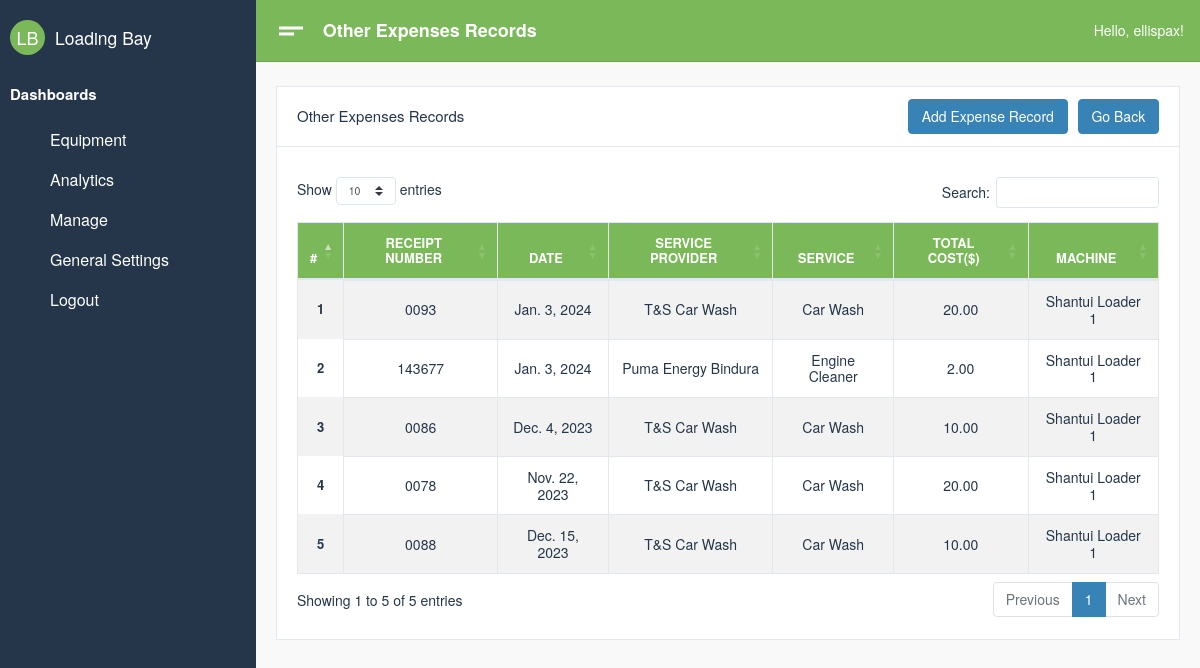
The page /manager/expenses-list (signed in) on the database its author committed.
### system/models.py (models this page shows, shortened)
class OtherExpenses(models.Model):
    machine             = models.ForeignKey(Equipment, on_delete=models.CASCADE, related_name = "ex_machine")
    receiptNumber       = models.CharField(max_length = 100)
    date                = models.DateField()
    service             = models.CharField(max_length = 150)
    serviceProvider     = models.CharField(max_length = 150)
    total_cost          = models.DecimalField(max_digits = 10, decimal_places=2)

class Equipment(models.Model):
    name                = models.CharField(max_length=255)
    make                = models.CharField(max_length=150)
    model               = models.CharField(max_length=150)
    man_year            = models.DateField()
    status              = models.BooleanField(default=True)
    def __str__(self):
        return f'{self.make}  {self.name}'

### manager/views.py (the view)
# urls.py: path('expenses-list', views.expense_list, name='expenses-list'),
@login_required
def expense_list(request):
    expense_records = OtherExpenses.objects.all()
    gen_settings = Settings.objects.filter(id=1).first()
    if gen_settings:
        request.session['main_machine'] = gen_settings.main_machine
    else:
        request.session['main_machine'] = ""
    context = {
        'title':'Other Expenses',
        'head': 'Other Expenses Records',
        'expenseRecords': expense_records
    }
    return render(request, 'manager/expenses.html', context)

### manager/templates/manager/expenses.html (shortened to what this page needs)
{%extends "dashboard/base.html"%}{%block content%}
<head>
</head>
<div class="card">
  <div class="card-header">
    <h4 class="card-title">{{ head }}</h4>
    <a href='{% url "add-expense" %}' class="btn btn-primary ml-auto">Add Expense Record</a>
    <a href='{% url "manager-home" %}' class="btn btn-primary">Go Back</a>
  </div>
  <div class="card-body">
    <link
      rel="stylesheet"
      href="https://cdnjs.cloudflare.com/ajax/libs/twitter-bootstrap/4.1.3/css/bootstrap.css"
    />
    <link
      rel="stylesheet"
      href="https://cdn.datatables.net/1.10.19/css/dataTables.bootstrap4.min.css"
    />
    <div class="table-responsive" style="margin-top: 10px">
      <table id="example" class="table table-striped table-bordered" style="width: 100%">
        <thead class="bg-success text-white">
          <tr>
            <th scope="col" class="text-center">#</th>
            <th scope="col" class="text-center">Receipt Number</th>
            <th scope="col" class="text-center">Date</th>
            <th scope="col" class="text-center">Service Provider</th>
            <th scope="col" class="text-center">Service</th>
            <th scope="col" class="text-center">Total Cost($)</th>
            <th scope="col" class="text-center">Machine</th>
          </tr>
        </thead>
        <tbody>
          {% for record in expenseRecords %}
          <tr>
            <th class="align-middle text-center" scope="row">{{ forloop.counter}}</th>
            <td class="align-middle text-center">{{ record.receiptNumber|upper }}</td>
            <td class="align-middle text-center">{{ record.date }}</td>
            <td class="align-middle text-center">{{ record.serviceProvider }}</td>
            <td class="align-middle text-center">{{ record.service }}</td>
            <td class="align-middle text-center">{{ record.total_cost }}</td>
            <td class="align-middle text-center">{{ record.machine }}</td>
          </tr>
          {% endfor %}
        </tbody>
      </table>
    </div>
  </div>
</div>
{%endblock content%}

### dashboard/templates/dashboard/base.html (shortened to what this page needs)
{% load static %}
{% load crispy_forms_tags %}
<!DOCTYPE html>
<html lang="en" dir="ltr">
    <head>
        <link type="text/css" href="{% static 'assets/css/vendor-morris.css" rel="stylesheet'%}">
        <link type="text/css" href="{% static 'assets/css/vendor-bootstrap-datepicker.css' %}" rel="stylesheet">
        <link type="text/css" href="{% static 'assets/css/app.css' %}" rel="stylesheet">
        <link type="text/css" href="{% static 'assets/css/app.rtl.css' %}" rel="stylesheet">
        <link type="text/css" href="{% static 'assets/vendor/simplebar.css' %}" rel="stylesheet">
        <link rel="stylesheet" href="https://cdnjs.cloudflare.com/ajax/libs/bootstrap-datepicker/1.9.0/css/bootstrap-datepicker.min.css">
    </head>
    <body>
        <div class="mdk-drawer-layout js-mdk-drawer-layout" data-fullbleed data-push data-responsive-width="992px" data-has-scrolling-region>
            <div class="mdk-drawer-layout__content">
                <div class="mdk-header-layout js-mdk-header-layout  mdk-header--fixed  mdk-header-layout__content--scrollable">
                    <div class="mdk-header js-mdk-header bg-success" data-fixed>
                        <div class="mdk-header__content">
                            <nav class="navbar navbar-expand-md bg-success navbar-dark d-flex-none">
                                <button class="btn btn-link text-white pl-0" type="button" data-toggle="sidebar">
                                <i class="material-icons align-middle md-36">short_text</i>
                                </button>
                                <div class="page-title m-0">{{ head }}</div>
                                <div class="collapse navbar-collapse" id="mainNavbar">
                                    <ul class="navbar-nav ml-auto align-items-center">
                                        Hello, {{ request.user }}!
                                    </ul>
                                </div>
                            </nav>
                        </div>
                    </div>
                    <div class="mdk-header-layout__content top-navbar mdk-header-layout__content--scrollable h-100">
                        <div class="container-fluid">
                            {% block content %}
                            {% endblock content %}
                        </div>
                    </div>
                </div>
            </div>
            <div class="mdk-drawer js-mdk-drawer" id="default-drawer">
                <div class="mdk-drawer__content">
                    <div class="mdk-drawer__inner" data-simplebar data-simplebar-force-enabled="true">
                        <nav class="drawer  drawer--dark bg-grey">
                            <div class="drawer-spacer">
                                <div class="media align-items-center">
                                    <a href="{%url 'dashboard'%}" class="drawer-brand-circle mr-2 bg-success">LB</a>
                                    <div class="media-body">
                                        <a href="{%url 'dashboard'%}" class="h5 m-0 text-link">Loading Bay</a>
                                    </div>
                                </div>
                            </div>
                            <div class="py-2 drawer-heading text-white">
                                Dashboards
                            </div>
                            <ul class="drawer-menu" id="dasboardMenu" data-children=".drawer-submenu">
                                <li class="drawer-menu-item active ">
                                    <a href="{%url 'show-equipment'%}">
                                        <span class="drawer-menu-text">Equipment</span>
                                    </a>
                                </li>
                                <li class="drawer-menu-item active ">
                                    <a href="{%url 'analytics-home'%}">
                                        <span class="drawer-menu-text">Analytics</span>
                                    </a>
                                </li>
                                <li class="drawer-menu-item active ">
                                    <a href="{%url 'manager-home'%}">
                                        <span class="drawer-menu-text">Manage</span>
                                    </a>
                                </li>
                                <li class="drawer-menu-item active ">
                                    <a href='#'>
                                        <span class="drawer-menu-text"> General Settings</span>
                                    </a>
                                </li>
                                <li class="drawer-menu-item active ">
                                    <a href='{%url "logout"%}'>
                                        <span class="drawer-menu-text"> Logout</span>
                                    </a>
                                </li>
                            </ul>
                        </nav>
                    </div>
                </div>
            </div>
        </div>
</body>
</html>

### manager/templates/manager/expenses.html (style rules this page uses)
.card-header { display: flex; justify-content: space-between; align-items: center; }
.card-header .btn { margin-left: 10px; }

### rows shown on the page
OtherExpenses: receiptNumber "0093", date "Jan. 3, 2024", serviceProvider "T&S Car Wash", service "Car Wash", total_cost "20.00", machine "Shantui Loader 1"
OtherExpenses: receiptNumber "143677", date "Jan. 3, 2024", serviceProvider "Puma Energy Bindura", service "Engine Cleaner", total_cost "2.00", machine "Shantui Loader 1"
OtherExpenses: receiptNumber "0086", date "Dec. 4, 2023", serviceProvider "T&S Car Wash", service "Car Wash", total_cost "10.00", machine "Shantui Loader 1"
OtherExpenses: receiptNumber "0078", date "Nov. 22, 2023", serviceProvider "T&S Car Wash", service "Car Wash", total_cost "20.00", machine "Shantui Loader 1"
OtherExpenses: receiptNumber "0088", date "Dec. 15, 2023", serviceProvider "T&S Car Wash", service "Car Wash", total_cost "10.00", machine "Shantui Loader 1"

### other values the page prints
{{ head }} "Other Expenses Records"
{{ request.user }} "ellispax"
